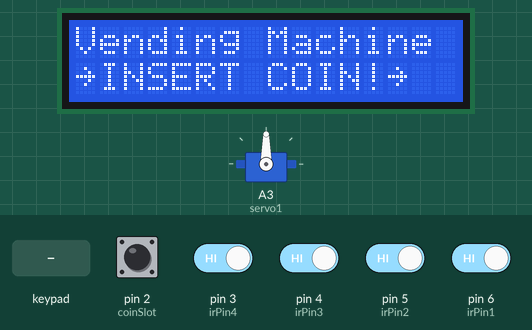
This sketch was run on a simulated Arduino Uno, built with avr-gcc and run on an emulated ATmega328P. On the bench: servo, 16×2 character LCD. Inputs (shaded band) come from the test bench; at power-on: pin 2 (coinSlot), pin 3 (irPin4), pin 4 (irPin3), pin 5 (irPin2), pin 6 (irPin1) HIGH.

Above: at 2.3 s.
2.4 s: keypad keys 1 1 1 0 1 3 pressed 0.4 s apart
At 2.7 s:
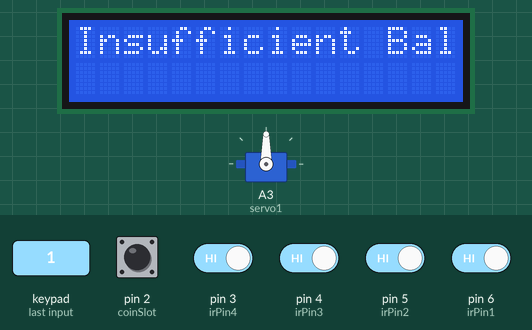
At 4.52 s:
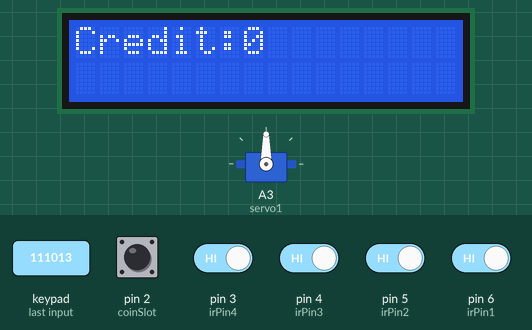
7.8 s: pin 3 (irPin4) driven LOW
At 9.7 s:
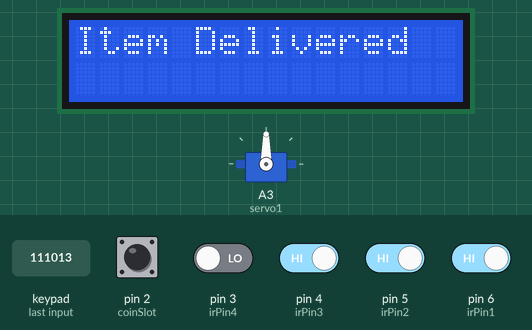
Timing chart, 0 to 11.2 s (numbered marks = the images above; inputs shaded):
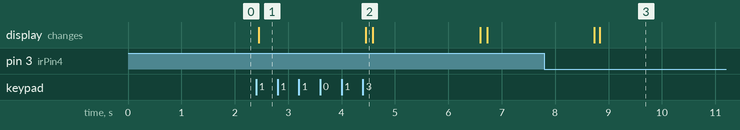

The sketch:

vendomachine.ino
```cpp
#include <Keypad.h>
#include <SPI.h>
#include <LiquidCrystal_I2C.h>
LiquidCrystal_I2C lcd(0x27, 16,2);
#include <Servo.h>

Servo servo1, servo2, servo3, servo4;

//IR PIN
const int irPin1 =6;
const int irPin2 =5;
const int irPin3 =4;
const int irPin4 = 3;

const int ROW_NUM = 4; //four rows
const int COLUMN_NUM = 3; //three columns

char keys[ROW_NUM][COLUMN_NUM] = {
  {'1','2','3'},
  {'4','5','6'},
  {'7','8','9'},
  {'*','0','#'}
};

//coinslot


#define coinSlot 2

int coinSlotStatus;
int pulse;

byte pin_rows[ROW_NUM] = {7, 8, 9, 10}; //connect to the row pinouts of the keypad
byte pin_column[COLUMN_NUM] = {11, 10, 13}; //connect to the column pinouts of the keypad

Keypad keypad = Keypad( makeKeymap(keys), pin_rows, pin_column, ROW_NUM, COLUMN_NUM );

void setup(){
  Serial.begin(9600);
  servo1.attach(A0);
  servo1.attach(A1);
  servo1.attach(A2);
  servo1.attach(A3);

  //IR Input
  pinMode(irPin1, INPUT);
  pinMode(irPin2, INPUT);
  pinMode(irPin3, INPUT);
  pinMode(irPin4, INPUT);


  //coinslot
  pinMode(coinSlot, INPUT_PULLUP);


  lcd.init();
  lcd.clear();
  lcd.backlight();
  lcd.begin(16,2);

    lcd.clear();
    lcd.print("Vending Machine");
    lcd.setCursor(0,1);
    lcd.print("~INSERT COIN!~");
    delay(1000);


}

void loop(){


    displayItem();


}

void displayLCD(){
    lcd.clear();
    lcd.print("Vending Machine");
    lcd.setCursor(0,1);
    lcd.print("~INSERT COIN!~");
    delay(1000);

    lcd.clear();
    lcd.print("Vending Machine");
    lcd.setCursor(1,1);
    lcd.print("P1 P5 P10 P20");
    delay(1000);


}

void displayDeliver(){
    lcd.clear();
    lcd.setCursor(0,0);
    lcd.print("Vending Machine");
    lcd.setCursor(0,1);
    lcd.print("Delivering...");
}

void displayCoinAccepted(){

    lcd.setCursor(0,1);
    lcd.print("Coin Accepted");
    delay(2000);
    lcd.clear();
    lcd.print("Select an Item");
}

void displayItemDelivered(){
    lcd.clear();
    lcd.print("Item Delivered");
    delay(3000);

     lcd.clear();
    lcd.print("Vending Machine");
    lcd.setCursor(0,1);
    lcd.print("~INSERT COIN!~");
    delay(5000);

}


void displayItem(){
char key = keypad.getKey();
int state1 = digitalRead(irPin1);
int state2 = digitalRead(irPin2);
int state3 = digitalRead(irPin3);
int state4 = digitalRead(irPin4);


//coinslot code
coinSlotStatus = digitalRead(coinSlot);
delay(20);


 if (coinSlotStatus == false) {
     pulse += 1;
    lcd.clear();
    lcd.setCursor(0,0);
    lcd.print("Credit:");
    lcd.print(pulse);
    delay(50);
    }
      if(key == '1') {
        if(pulse >= 6){
        servo1.write(180);
       delay(15);
       displayDeliver();
       pulse = 0;
        }else {
          lcd.clear();
          lcd.print("Insufficient Bal");
          delay(2000);
          lcd.clear();
          lcd.setCursor(0,0);
          lcd.print("Credit:");
          lcd.print(pulse);
          delay(50);
         }

     }else if(key == '2') {
         if(pulse >= 12){
       servo2.write(180);
       delay(15);
       displayDeliver();
       pulse = 0;
         } else {
          lcd.clear();
          lcd.print("Insufficient Bal");
          delay(2000);
          lcd.clear();
          lcd.setCursor(0,0);
          lcd.print("Credit:");
          lcd.print(pulse);
          delay(50);
         }
     }else if(key == '3') {
       if(pulse >= 5){
       servo3.write(180);
       delay(15);
       displayDeliver();
       pulse = 0;
      }else {
          lcd.clear();
          lcd.print("Insufficient Bal");
          delay(2000);
          lcd.clear();
          lcd.setCursor(0,0);
          lcd.print("Credit:");
          lcd.print(pulse);
          delay(50);
         }

     }else if(key == '4') {
       if(pulse >= 9){
       servo4.write(180);
       delay(15);
       displayDeliver();
       pulse = 0;
      }else {
          lcd.clear();
          lcd.print("Insufficient Bal");
          delay(2000);
          lcd.clear();
          lcd.setCursor(0,0);
          lcd.print("Credit:");
          lcd.print(pulse);
          delay(50);
         }
     }
    else if (state1 == LOW) {
      servo1.write(90);
      delay(15);
      displayItemDelivered();
    } else if(state2 == LOW){
      servo2.write(90);
      delay(15);
      displayItemDelivered();
    } else if(state3 == LOW){
      servo3.write(90);
      delay(15);
      displayItemDelivered();
    } else if(state4 == LOW){
      servo4.write(90);
      delay(15);
      displayItemDelivered();
    }


   }
   /*else if(coinSlotStatus == true){
    if(key == '1' || key =='2' || key == '3' || key =='4'){

    }*/
```

Measured:
- after the input at 2.4 s, the display: changes at once (image 1)
- after the input at 7.8 s, the display: first differs from a run without the input after 1.0 s (image 3)
